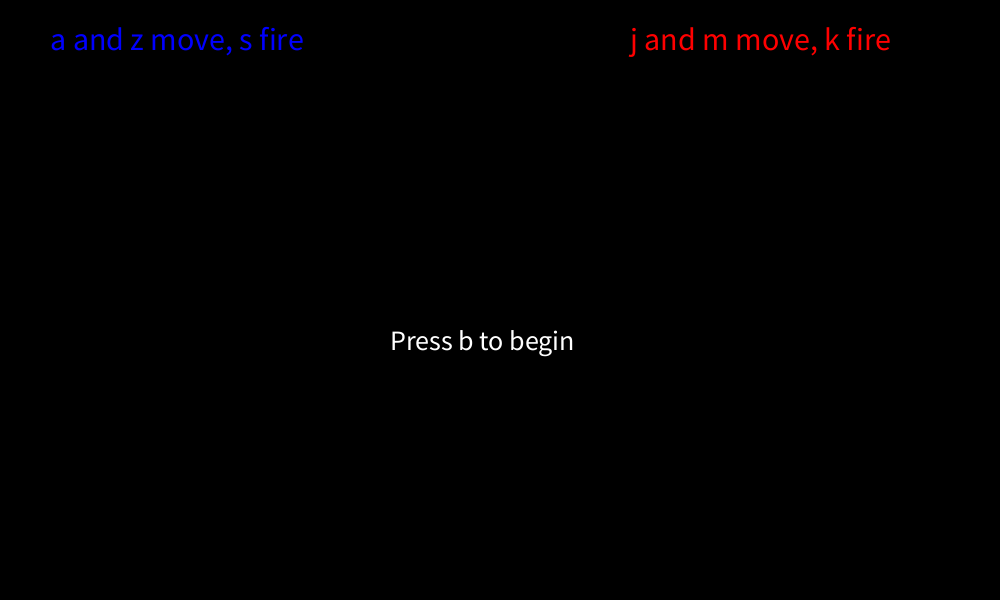
Frame 1 (no input)
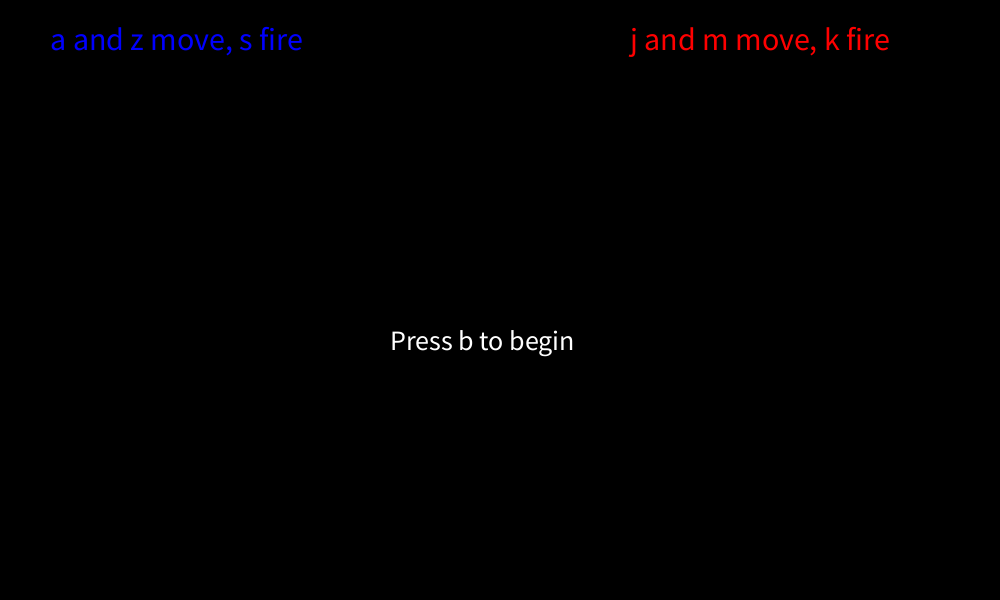
Frame 60 (the mouse pressed at the canvas centre just before this capture)
Frame 120 (the mouse held since frame 60 and released just before this capture): identical to frame 60, image omitted

The Processing sketch that drew these frames (run headless with seeded random() and noise(); from frame 60 on, the mouse is pressed at the canvas centre):

// Processing sketch: RedVsBlue
// ── RedVsBlue.pde
Player left;
Player right;
int leftScore = 0;
int rightScore = 0;
boolean restart = false;
int victory = 5;
boolean begin = true;


void setup() {
  size(1000, 600);
  left = new Player(1);
  right = new Player(-1);
}

void draw() {
  if (begin == true) {
    background(0);
    fill(0, 0, 255);
    textSize(32);
    text("a and z move, s fire", 50, 50);
    fill(255, 0, 0);
    textSize(32);
    text("j and m move, k fire", 630, 50);
    fill(255);
    textSize(28);
    text("Press b to begin", 390, 350 );
  } else if (begin == false) {
    background(0);
    left.show();
    right.show();
    fill(0, 0, 255);
    textSize(32);
    text(leftScore, 30, 35);
    fill(255, 0, 0);
    textSize(32);
    text(rightScore, 950, 35);
    if (leftScore == victory) {
      fill(0, 0, 255);
      textSize(48);
      text("Blue win!", 400, 200);
      fill(0, 0, 255);
      textSize(32);
      text("Press space to continue", 330, 350);
    } else if (rightScore == victory) {
      fill(255, 0, 0);
      textSize(48);
      text("Red win!", 400, 200);
      fill(255, 0, 0);
      textSize(32);
      text("Press space to continue", 330, 350);
    }
  }
}

void updateRight() {
  if (right.bull.y >= left.y && right.bull.y <= left.y+left.h ) {
    rightScore++;
  }
}

void updateLeft() {
  if (left.bull.y >= right.y && left.bull.y <= right.y+right.h ) {
    leftScore++;
  }
}

void keyPressed() {
  if (key == 'a') {
    left.moveUp();
  } else if (key == 'z') {
    left.moveDown();
  }

  if (key == 'j') {
    right.moveUp();
  } else if (key == 'm') {
    right.moveDown();
  }

  if (key == 's' && leftScore<victory && rightScore <victory) {
    left.fire();
    updateLeft();
  }

  if (key == 'k' && rightScore <victory && leftScore<victory ) {
    right.fire();
    updateRight();
  }

  if (key == ' ') {
    leftScore = 0;
    rightScore = 0;
  }

  if (key == 'b') {
    begin = false;
  }
}
// ── Bullet.pde
class Bullet {
  float x;
  float y;
  float radius;
  float speedX;
  float speedY;
  float direction;

  Bullet(float x, float y, float direction) {
    this.x = x;
    this.y = y;
    this.radius = 20;
    this.direction = direction;
    this.speedX = 4;
  }

  void updateBullet() {
    x = x + (direction*speedX);
  }

  void show() {
    if (direction == 1) fill(0, 0, 255);
    else if (direction == -1) fill(255,0,0);
      ellipse(x, y, radius, radius);
  }
}
// ── Player.pde
class Player {
  float x;
  float y;
  float w;
  float h;
  float direction;
  float speedX = 30;
  float speedY = 30;
  Bullet bull;

  Player(float direction) {
    this.direction = direction;
    this.y = 300;
    this.h = 100;
    this.w = 25;
    if (direction == 1) {
      this.x = 0 ;
    } else if (direction == -1) {
      this.x = 1000-w ;
    }
  }

  void fire() {
    bull = new Bullet(x+(direction*w), y+(h/2), direction);
    bull.show();
  }

  void moveUp() {
    if (y>=h/2) {
      y = y-speedY;
    }
  }

  void moveDown() {
    if (y<=600-(h+(h/2))) {
      y = y+speedY;
    }
  }

  void show() {
    if (direction == -1) fill(255, 0, 0);
    else if (direction == 1)fill(0, 0, 255);
    rect(x, y, w, h);
    if (bull!=null) {
      for (int i = 1; i<100; i++) {
        bull.updateBullet();
        bull.show();
      }
    }
  }
}
